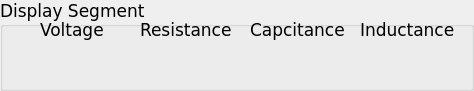
  <widget class="QGroupBox" name="groupBox_2">
   <property name="geometry">
    <rect>
     <x>309</x>
     <y>130</y>
     <width>474</width>
     <height>91</height>
    </rect>
   </property>
   <property name="font">
    <font>
     <family>DejaVu Sans</family>
     <pointsize>13</pointsize>
     <weight>50</weight>
     <bold>false</bold>
    </font>
   </property>
   <property name="title">
    <string>Display Segment</string>
   </property>
   <widget class="QLabel" name="lblSrcImped_5">
    <property name="geometry">
     <rect>
      <x>140</x>
      <y>20</y>
      <width>101</width>
      <height>20</height>
     </rect>
    </property>
    <property name="font">
     <font>
      <family>DejaVu Sans</family>
      <pointsize>13</pointsize>
      <weight>50</weight>
      <bold>false</bold>
     </font>
    </property>
    <property name="text">
     <string>Resistance</string>
    </property>
   </widget>
   <widget class="QLabel" name="lblSrcImped_6">
    <property name="geometry">
     <rect>
      <x>250</x>
      <y>20</y>
      <width>101</width>
      <height>20</height>
     </rect>
    </property>
    <property name="font">
     <font>
      <family>DejaVu Sans</family>
      <pointsize>13</pointsize>
      <weight>50</weight>
      <bold>false</bold>
     </font>
    </property>
    <property name="text">
     <string>Capcitance</string>
    </property>
   </widget>
   <widget class="QLabel" name="lblSrcImped_7">
    <property name="geometry">
     <rect>
      <x>360</x>
      <y>20</y>
      <width>101</width>
      <height>20</height>
     </rect>
    </property>
    <property name="font">
     <font>
      <family>DejaVu Sans</family>
      <pointsize>13</pointsize>
      <weight>50</weight>
      <bold>false</bold>
     </font>
    </property>
    <property name="text">
     <string>Inductance</string>
    </property>
   </widget>
   <widget class="QLabel" name="lblSrcImped_8">
    <property name="geometry">
     <rect>
      <x>40</x>
      <y>20</y>
      <width>81</width>
      <height>20</height>
     </rect>
    </property>
    <property name="font">
     <font>
      <family>DejaVu Sans</family>
      <pointsize>13</pointsize>
      <weight>50</weight>
      <bold>false</bold>
     </font>
    </property>
    <property name="text">
     <string>Voltage</string>
    </property>
   </widget>
  </widget>
